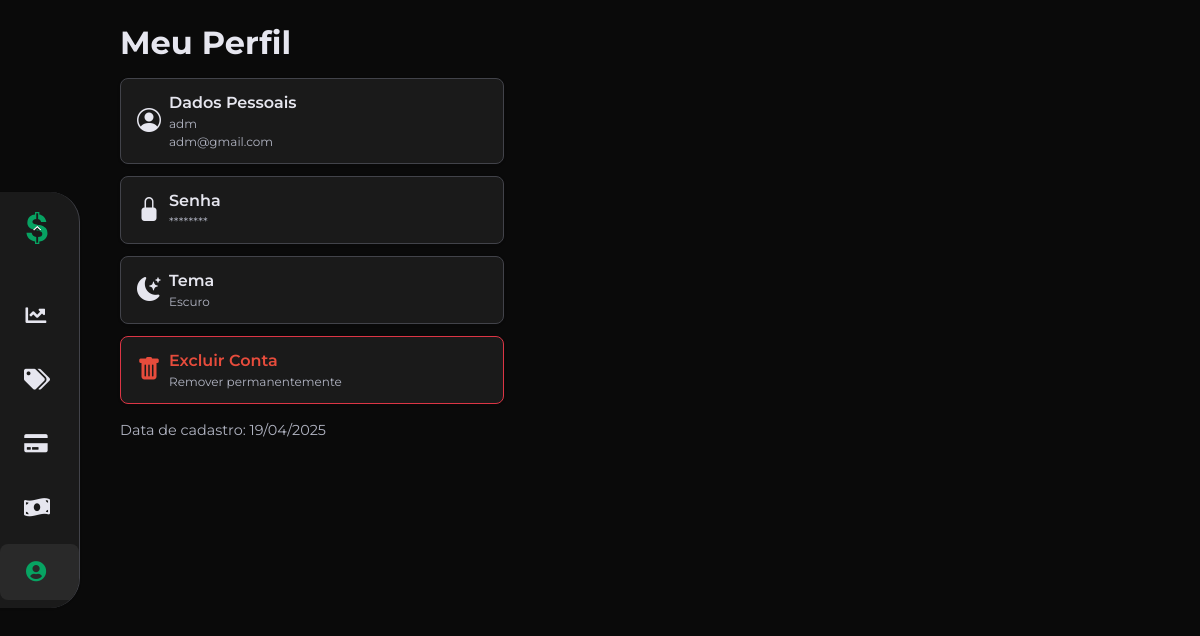
Screenshot of /pages/perfil.php (signed in) with the database file from the repository.
### tables this page shows
CREATE TABLE USUARIO (
    ID_Usuario INT AUTO_INCREMENT PRIMARY KEY,
    Nome VARCHAR(100) NOT NULL,
    Email VARCHAR(100) NOT NULL UNIQUE,
    Senha VARCHAR(255) NOT NULL,
    DataCadastro DATE NOT NULL,
    UltimoAcesso DATETIME
);

### pages/perfil.php (the view, shortened to what this page needs)
<?php
require_once 'header.php';
require_once 'sidebar.php';
require_once '../conexao.php';
function obterUsuario($idUsuario, $conn) {
    $stmt = $conn->prepare("SELECT * FROM USUARIO WHERE ID_Usuario = ?");
    $stmt->bind_param("i", $idUsuario);
    $stmt->execute();
    $result = $stmt->get_result();
    return $result->fetch_assoc();
}
$idUsuario = $_SESSION['id_usuario'];
$usuario = obterUsuario($idUsuario, $conn);
$temaAtual = $_SESSION['tema'] ?? (isset($_COOKIE['theme']) ? $_COOKIE['theme'] : 'dark-theme');
?>
<div class="content">
    <div class="perfil-container">
        <h2 class="text-2xl font-bold mb-4">Meu Perfil</h2>
        <div class="perfil-cards">
            <div class="card perfil-card" onclick="abrirModal('modalEditarDados')">
                <div class="flex items-center gap-2">
                    <i class="bi bi-person-circle text-xl"></i>
                    <div>
                        <div class="font-semibold">Dados Pessoais</div>
                        <div class="text-muted text-xs"><?php echo htmlspecialchars($usuario['Nome'] ?? ''); ?><br><?php echo htmlspecialchars($usuario['Email'] ?? ''); ?></div>
                    </div>
                </div>
            </div>
            <div class="card perfil-card" onclick="abrirModal('modalAlterarSenha')">
                <div class="flex items-center gap-2">
                    <i class="bi bi-lock-fill text-xl"></i>
                    <div>
                        <div class="font-semibold">Senha</div>
                        <div class="text-muted text-xs">********</div>
                    </div>
                </div>
            </div>
            <div class="card perfil-card" onclick="abrirModal('modalTema')">
                <div class="flex items-center gap-2">
                    <i class="bi bi-moon-stars-fill text-xl"></i>
                    <div>
                        <div class="font-semibold">Tema</div>
                        <div class="text-muted text-xs"><?php echo $temaAtual === 'dark-theme' ? 'Escuro' : 'Claro'; ?></div>
                    </div>
                </div>
            </div>
            <div class="card perfil-card perfil-card-danger" onclick="abrirModal('modalConfirmarExcluirConta')">
                <div class="flex items-center gap-2">
                    <i class="bi bi-trash-fill text-xl text-danger"></i>
                    <div>
                        <div class="font-semibold text-danger">Excluir Conta</div>
                        <div class="text-muted text-xs">Remover permanentemente</div>
                    </div>
                </div>
            </div>
        </div>
        <div class="mt-4 text-muted" style="font-size: 0.9em;">
            <span>Data de cadastro: <?php echo !empty($usuario['DataCadastro']) ? date('d/m/Y', strtotime($usuario['DataCadastro'])) : '-'; ?></span>
        </div>
    </div>
</div>
<?php require_once 'footer.php'; ?>

### css/style.css (style rules this page uses)
:root { --color-primary-100: #e6f7f0; --color-primary-200: #ceeede; --color-primary-300: #7cc1a0; --color-primary-400: #3db07e; --color-primary-500: #07a362; --color-primary-600: #068d54; --color-primary-700: #053f27; --color-background: #ffffff; --color-background-alt: #f5f5f5; --color-surface: #ffffff; --color-border: #dee2e6; --color-text: #0a0a0a; --color-text-muted: #6c757d; --color-success: var(--color-primary-500); --color-warning: #f39c12; --color-danger: #e74c3c; --color-info: #3498db; --color-income: var(--color-primary-500); --color-expense: var(--color-danger); --color-transfer: var(--color-info); --color-pending: var(--color-warning); --color-completed: var(--color-success); --color-canceled: #95a5a6; --font-family-base: 'Montserrat', sans-serif; --font-size-base: 1rem; --font-size-scale: 1.25; --font-size-xs: 0.75rem; --font-size-sm: 0.875rem; --font-size-md: 1.125rem; --font-size-lg: 1.25rem; --font-size-xl: 1.5rem; --font-size-2xl: 2rem; --font-size-3xl: 2.5rem; --font-weight-light: 300; --font-weight-regular: 400; --font-weight-medium: 500; --font-weight-semibold: 600; --font-weight-bold: 700; --line-height-tight: 1.2; --line-height-base: 1.5; --line-height-loose: 1.8; --spacing-unit: 0.25rem; --spacing-1: calc(var(--spacing-unit) * 1); --spacing-2: calc(var(--spacing-unit) * 2); --spacing-3: calc(var(--spacing-unit) * 3); --spacing-4: calc(var(--spacing-unit) * 4); --spacing-5: calc(var(--spacing-unit) * 6); --spacing-6: calc(var(--spacing-unit) * 8); --spacing-7: calc(var(--spacing-unit) * 12); --spacing-8: calc(var(--spacing-unit) * 16); --border-width: 1px; --border-width-thick: 2px; --border-radius-sm: 4px; --border-radius-md: 8px; --border-radius-lg: 10px; --border-radius-xl: 16px; --border-radius-pill: 9999px; --shadow-color-light: rgba(0, 0, 0, 0.1); --shadow-color-medium: rgba(0, 0, 0, 0.15); --shadow-color-strong: rgba(0, 0, 0, 0.2); --shadow-sm: 0 1px 2px var(--shadow-color-light); --shadow-md: 0 4px 6px var(--shadow-color-medium), 0 1px 3px var(--shadow-color-light); --shadow-lg: 0 10px 15px -3px var(--shadow-color-medium), 0 4px 6px -2px var(--shadow-color-light); --transition-duration-fast: 150ms; --transition-duration-normal: 300ms; --transition-duration-slow: 500ms; --transition-timing: cubic-bezier(0.4, 0, 0.2, 1); --z-index-dropdown: 1000; --z-index-sticky: 1020; --z-index-fixed: 1030; --z-index-modal-backdrop: 1040; --z-index-modal: 1050; --z-index-popover: 1060; --z-index-tooltip: 1070; --container-sm: 540px; --container-md: 720px; --container-lg: 960px; --container-xl: 1140px; --container-2xl: 1320px; }
*, *::before, *::after { box-sizing: border-box; margin: 0; padding: 0; }
html { font-size: 16px; scroll-behavior: smooth; }
h1, h2, h3, h4, h5, h6 { font-family: var(--font-family-base); font-weight: var(--font-weight-semibold); line-height: var(--line-height-tight); margin-bottom: var(--spacing-4); color: var(--color-text); }
h2, .h2 { font-size: var(--font-size-2xl); }
.text-xs { font-size: var(--font-size-xs); }
.text-xl { font-size: var(--font-size-xl); }
.text-2xl { font-size: var(--font-size-2xl); }
.font-semibold { font-weight: var(--font-weight-semibold); }
.font-bold { font-weight: var(--font-weight-bold); }
.text-danger { color: var(--color-danger); }
.text-muted { color: var(--color-text-muted); }
.flex { display: flex; }
.items-center { align-items: center; }
.gap-2 { gap: var(--spacing-2); }
.card { display: flex; flex-direction: column; background-color: var(--color-surface); border: var(--border-width) solid var(--color-border); border-radius: var(--border-radius-lg); box-shadow: var(--shadow-sm); transition: box-shadow var(--transition-duration-normal) var(--transition-timing); overflow: hidden; }
.mt-4 { margin-top: var(--spacing-4); }
.mb-4 { margin-bottom: var(--spacing-4); }
* { scrollbar-width: 2px; scrollbar-color: var(--color-border) var(--color-background-alt); }
body.dark-theme * { scrollbar-color: var(--color-border) var(--color-surface); }

### pages/perfil.php (style rules this page uses)
.perfil-container { max-width: 400px; margin-left: 0; margin-right: auto; padding-left: 1rem; }
.perfil-cards { display: flex; flex-direction: column; gap: 12px; }
.perfil-card { border-radius: 8px; background: var(--color-surface, #fff); box-shadow: 0 1px 4px rgba(0,0,0,0.04); cursor: pointer; transition: box-shadow 0.2s; padding: 12px 16px; }
.perfil-card-danger { border: 1px solid #dc3545; }

### rows the page displays
usuario: Nome "adm", Email "adm@gmail.com", DataCadastro "19/04/2025"
